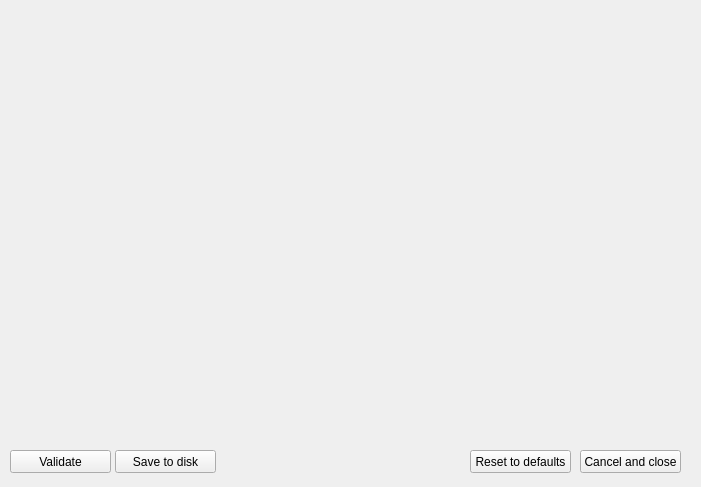
<?xml version="1.0" encoding="UTF-8"?>
<ui version="4.0">
 <class>parameters</class>
 <widget class="QWidget" name="parameters">
  <property name="geometry">
   <rect>
    <x>0</x>
    <y>0</y>
    <width>701</width>
    <height>487</height>
   </rect>
  </property>
  <property name="windowTitle">
   <string>AequilibraE - Parameters</string>
  </property>
  <widget class="QPushButton" name="but_save">
   <property name="geometry">
    <rect>
     <x>115</x>
     <y>450</y>
     <width>101</width>
     <height>23</height>
    </rect>
   </property>
   <property name="text">
    <string>Save to disk</string>
   </property>
  </widget>
  <widget class="QPushButton" name="but_close">
   <property name="geometry">
    <rect>
     <x>580</x>
     <y>450</y>
     <width>101</width>
     <height>23</height>
    </rect>
   </property>
   <property name="text">
    <string>Cancel and close</string>
   </property>
  </widget>
  <widget class="QsciScintilla" name="text_box">
   <property name="geometry">
    <rect>
     <x>10</x>
     <y>10</y>
     <width>681</width>
     <height>431</height>
    </rect>
   </property>
   <property name="toolTip">
    <string/>
   </property>
   <property name="whatsThis">
    <string/>
   </property>
  </widget>
  <widget class="QPushButton" name="but_validate">
   <property name="geometry">
    <rect>
     <x>10</x>
     <y>450</y>
     <width>101</width>
     <height>23</height>
    </rect>
   </property>
   <property name="text">
    <string>Validate</string>
   </property>
  </widget>
  <widget class="QPushButton" name="but_defaults">
   <property name="geometry">
    <rect>
     <x>470</x>
     <y>450</y>
     <width>101</width>
     <height>23</height>
    </rect>
   </property>
   <property name="text">
    <string>Reset to defaults</string>
   </property>
  </widget>
 </widget>
 <customwidgets>
  <customwidget>
   <class>QsciScintilla</class>
   <extends>QFrame</extends>
   <header>Qsci/qsciscintilla.h</header>
  </customwidget>
 </customwidgets>
 <resources/>
 <connections/>
</ui>
